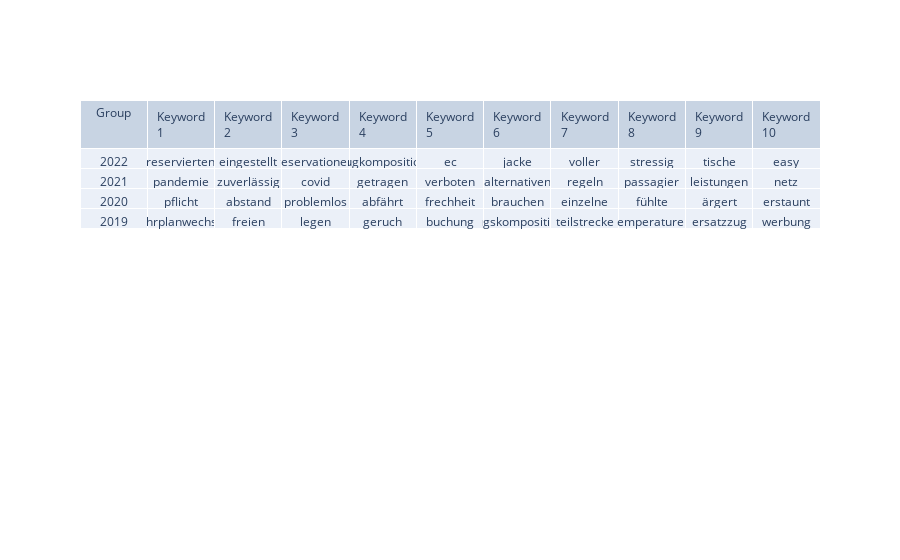

The cell this chart's notebook holds for it:
### Code cell
year_keywords= find_trending_keywords_diff_normaized(df_text, filter_column='year', text_column='text_preprocessed_tokenized')
year_keywords = trending_keywords_to_dataframe(year_keywords)
#year_keywords
create_export_table(convert_resulttable_to_wide_format(year_keywords), filename=None)

### Figure 1 — Plotly figure (JSON) as saved in the notebook; plotly's stock layout.template omitted (floating-point values rounded to 4 significant figures)
{"data": [{"cells": {"values": [[2022, 2021, 2020, 2019], ["reservierten", "pandemie", "pflicht", "fahrplanwechsel"], ["eingestellt", "zuverlässig", "abstand", "freien"], ["reservationen", "covid", "problemlos", "legen"], ["zugkomposition", "getragen", "abfährt", "geruch"], ["ec", "verboten", "frechheit", "buchung"], ["jacke", "alternativen", "brauchen", "zugskomposition"], ["voller", "regeln", "einzelne", "teilstrecke"], ["stressig", "passagier", "fühlte", "temperaturen"], ["tische", "leistungen", "ärgert", "ersatzzug"], ["easy", "netz", "erstaunt", "werbung"]]}, "header": {"values": ["Group", "Keyword 1", "Keyword 2", "Keyword 3", "Keyword 4", "Keyword 5", "Keyword 6", "Keyword 7", "Keyword 8", "Keyword 9", "Keyword 10"]}, "type": "table"}], "layout": {}}
